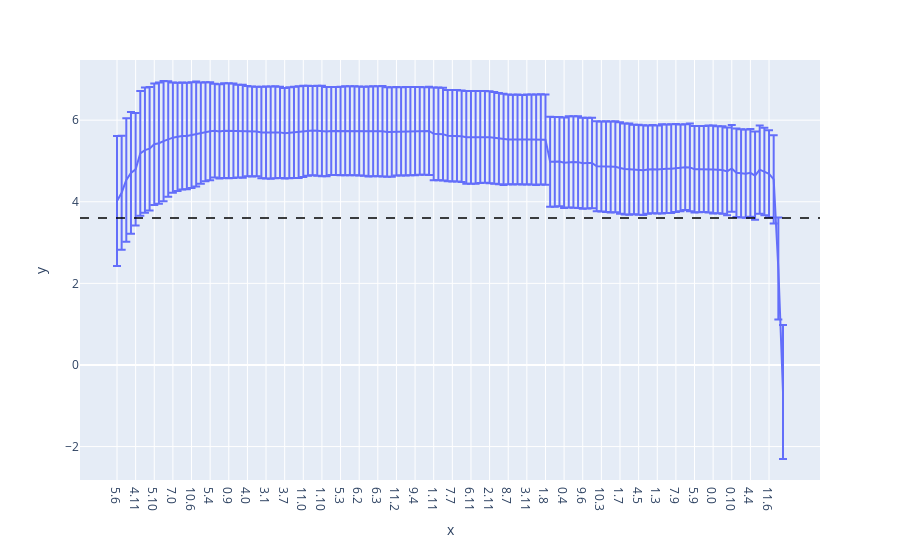

Here is the notebook cell this chart was saved with:
### Code cell
labels = [f"{layer}.{head}" for layer, head in reversed(sorted_heads_hf)]
fig = px.line(x = labels, y=logit_diffs_hf.cpu().numpy(), error_y=std_logit_diffs_hf.cpu().numpy())
fig.add_hline(y=logit_diff_hf.item(), line_width=1.5, line_dash="dash", line_color="black")
fig.show()

### Figure 1 — Plotly figure (JSON) as saved in the notebook; plotly's stock layout.template omitted (floating-point values rounded to 4 significant figures; data arrays with more than 128 entries replaced by an {"elided": "..."} marker saying what was removed)
{"data": [{"error_y": {"array": {"elided": "144 float values"}}, "hovertemplate": "x=%{x}<br>y=%{y}<extra></extra>", "legendgroup": "", "line": {"color": "#636efa", "dash": "solid"}, "marker": {"symbol": "circle"}, "mode": "lines", "name": "", "orientation": "v", "showlegend": false, "type": "scatter", "x": {"elided": "144 str values"}, "xaxis": "x", "y": {"elided": "144 float values"}, "yaxis": "y"}], "layout": {"legend": {"tracegroupgap": 0}, "margin": {"t": 60}, "shapes": [{"line": {"color": "black", "dash": "dash", "width": 1.5}, "type": "line", "x0": 0, "x1": 1, "xref": "x domain", "y0": 3.605, "y1": 3.605, "yref": "y"}], "xaxis": {"anchor": "y", "domain": [0, 1], "title": {"text": "x"}}, "yaxis": {"anchor": "x", "domain": [0, 1], "title": {"text": "y"}}}}
